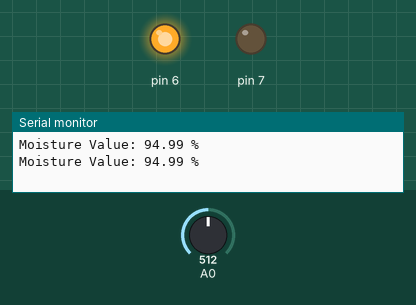
Recording of a sketch running on a simulated Arduino Uno, built with avr-gcc and run on an emulated ATmega328P. Shown: output pins drawn as LEDs (lit = HIGH), the last lines printed to the serial monitor. The inputs (shaded band) are chosen by the test bench; at power-on: A0 = 512.

Above: at 1.8 s.
1.9 s: A0 set to 549
At 2.3 s:
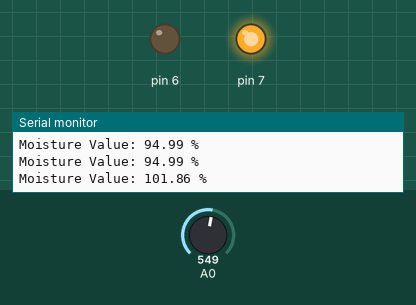
3.5 s: A0 set to 511
At 5.1 s:
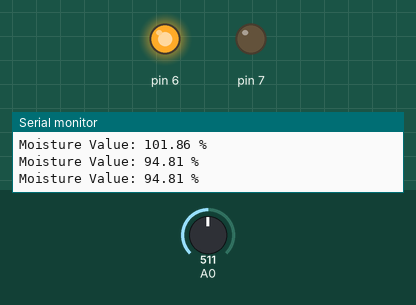
5.5 s: A0 set to 716
At 6.7 s:
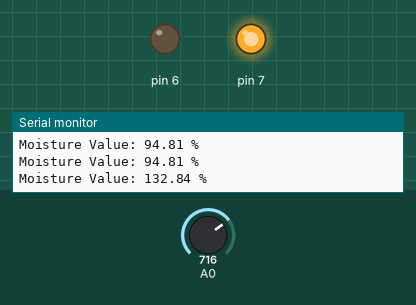
Timing chart, 0 to 8.5 s (numbered marks = the images above; inputs shaded):
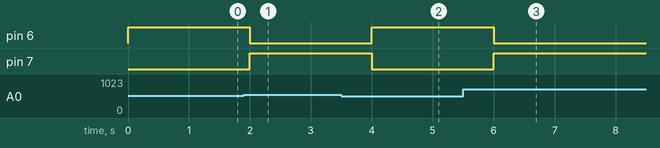

The sketch:

9-moisture_sensor.ino
```cpp
// Program: Moisture Sensor Wet/Dry Detection
// Filename: moisture_sensor.ino

int moistureValue;
float moisture_percentage;

void setup() {
  pinMode(6, OUTPUT);
  pinMode(7, OUTPUT);
  Serial.begin(9600);
}

void loop() {
  moistureValue = analogRead(A0);
  moisture_percentage = (moistureValue / 539.00) * 100;

  if (moisture_percentage <= 100) {
    digitalWrite(6, HIGH);
    digitalWrite(7, LOW);
  } else {
    digitalWrite(6, LOW);
    digitalWrite(7, HIGH);
  }

  Serial.print("\nMoisture Value: ");
  Serial.print(moisture_percentage);
  Serial.println(" %");

  delay(1000);
}
```

Measured:
- the behaviour switches between 539 and 540 on A0 (found by bisection; images 0 and 1)
- after the input at 1.9 s, pin 6: HIGH → LOW after 0.10 s; pin 7: LOW → HIGH after 0.10 s
- after the input at 3.5 s, pin 6: LOW → HIGH after 0.50 s; pin 7: HIGH → LOW after 0.50 s
- after the input at 5.5 s, pin 6: HIGH → LOW after 0.50 s; pin 7: LOW → HIGH after 0.50 s
